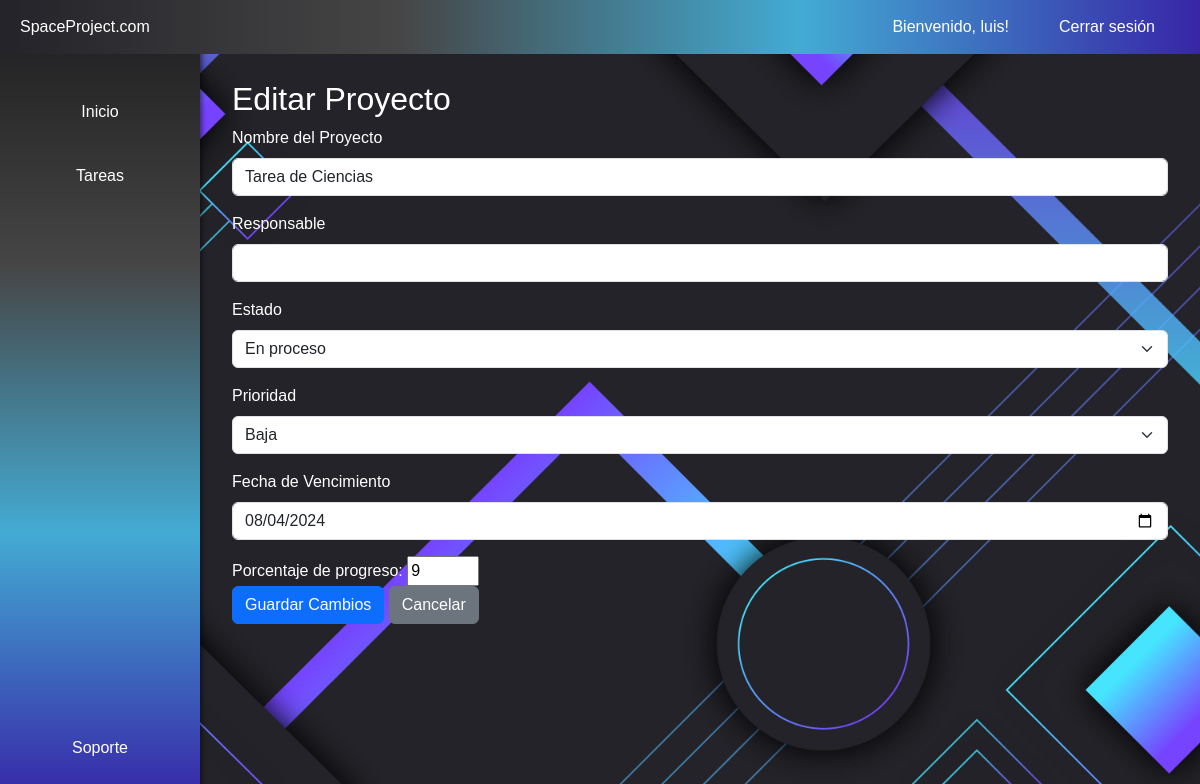
/actualizar/8/ (signed in), run on an earlier commit of the app's database.
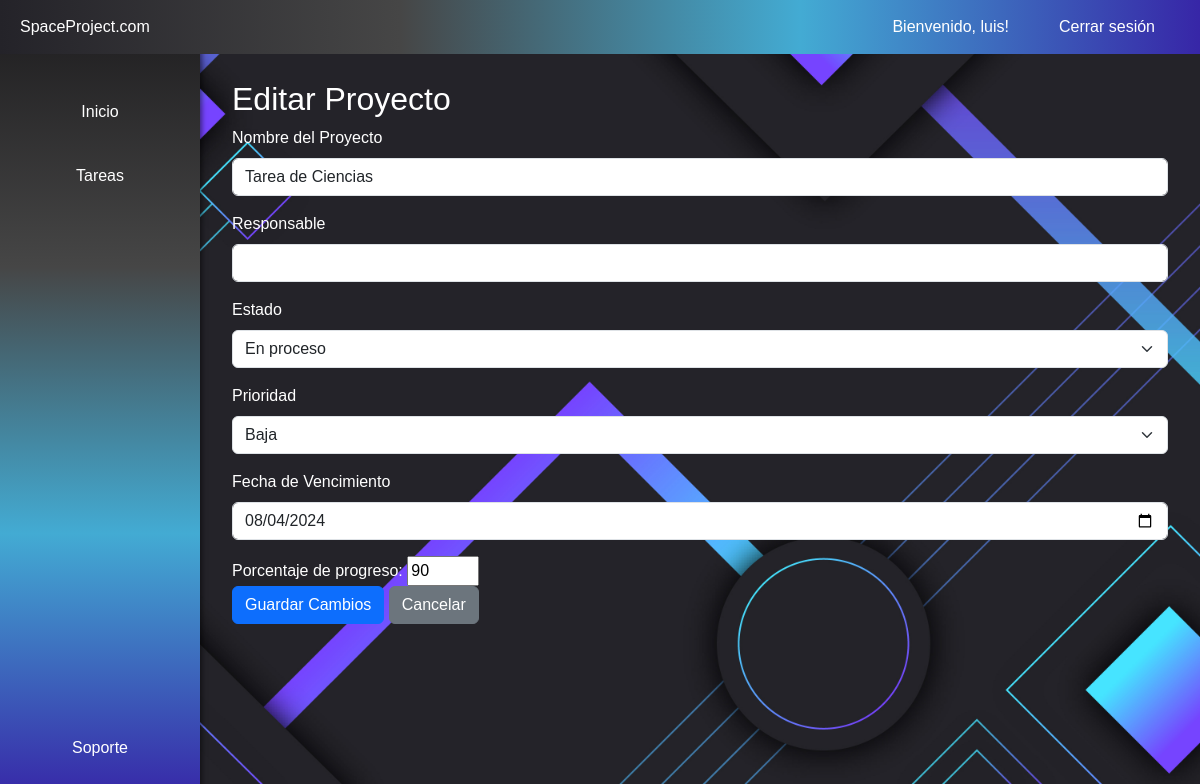
And on a later commit of the database.
### gestor/models.py (models this page shows, shortened)
class Proyecto(models.Model):
    id_proyecto = models.AutoField(primary_key=True, verbose_name='ID Proyecto')
    nombre_proyecto = models.CharField(max_length=255)
    responsable = models.EmailField(null=True, blank=True)
    id_estado = models.ForeignKey(Estado, on_delete=models.CASCADE)
    id_prioridad = models.ForeignKey(Prioridad, on_delete=models.CASCADE)
    fecha_vencimiento = models.DateField(default=timezone.now() + timedelta(days=30))
    id_usuario = models.ForeignKey(User, on_delete=models.CASCADE)
    porcentaje = models.PositiveIntegerField(default=0)  # Nuevo campo de porcentaje

class Estado(models.Model):
    id_estado = models.AutoField(primary_key=True, verbose_name='ID Estado')
    descripcion_estado = models.CharField(max_length=50)
    id_usuario = models.ForeignKey(User, null=True, blank=True, on_delete=models.CASCADE)

class Prioridad(models.Model):
    id_prioridad = models.AutoField(primary_key=True, verbose_name='ID Prioridad')
    descripcion_prioridad = models.CharField(max_length=50)
    id_usuario = models.ForeignKey(User, null=True, blank=True, on_delete=models.CASCADE)

### gestor/views.py (the view)
# urls.py: path('actualizar/<int:id>/', actualizar_proyecto, name='actualizar_proyecto'),
@login_required(login_url='/accounts/login/')
def actualizar_proyecto(request, id):
    proyecto = get_object_or_404(Proyecto, id_proyecto=id, id_usuario=request.user)
    if request.method == 'POST':
        proyecto.nombre_proyecto = request.POST['nombre_proyecto']
        proyecto.responsable = request.POST['responsable']
        proyecto.id_estado = get_object_or_404(Estado, Q(id_estado=request.POST['id_estado']) & (Q(id_usuario=request.user) | Q(id_usuario=None)))
        proyecto.id_prioridad = get_object_or_404(Prioridad, Q(id_prioridad=request.POST['id_prioridad']) & (Q(id_usuario=request.user) | Q(id_usuario=None)))
        proyecto.fecha_vencimiento = request.POST['fecha_vencimiento']
        proyecto.porcentaje = int(request.POST['porcentaje'])  # Actualizamos el porcentaje
        proyecto.save()
        return redirect('index')
    else:
        estados = Estado.objects.filter(Q(id_usuario=request.user) | Q(id_usuario=None))
        prioridades = Prioridad.objects.filter(Q(id_usuario=request.user) | Q(id_usuario=None))
        return render(request, 'proyectos/editar.html', {'proyecto': proyecto, 'estados': estados, 'prioridades': prioridades})

### gestor/templates/proyectos/editar.html (shortened to what this page needs)
{% extends "base.html" %}
{% block contenido %}
<div class="container">
    <h2>Editar Proyecto</h2>
    <form method="POST">
        <div class="mb-3">
            <label for="nombre_proyecto" class="form-label">Nombre del Proyecto</label>
            <input type="text" class="form-control" id="nombre_proyecto" name="nombre_proyecto" value="{{ proyecto.nombre_proyecto }}" required>
        </div>
        <div class="mb-3">
            <label for="responsable" class="form-label">Responsable</label>
            <input type="text" class="form-control" id="responsable" name="responsable" value="{{ proyecto.responsable }}">
        </div>
        <div class="mb-3">
            <label for="id_estado" class="form-label">Estado</label>
            <select class="form-select" id="id_estado" name="id_estado" required>
                {% for estado in estados %}
                <option value="{{ estado.id_estado }}" {% if estado.id_estado == proyecto.id_estado.id_estado %}selected{% endif %}>{{ estado.descripcion_estado }}</option>
                {% endfor %}
            </select>
        </div>
        <div class="mb-3">
            <label for="id_prioridad" class="form-label">Prioridad</label>
            <select class="form-select" id="id_prioridad" name="id_prioridad" required>
                {% for prioridad in prioridades %}
                <option value="{{ prioridad.id_prioridad }}" {% if prioridad.id_prioridad == proyecto.id_prioridad.id_prioridad %}selected{% endif %}>{{ prioridad.descripcion_prioridad }}</option>
                {% endfor %}
            </select>
        </div>
        <div class="mb-3">
            <label for="fecha_vencimiento" class="form-label">Fecha de Vencimiento</label>
            <input type="date" class="form-control" id="fecha_vencimiento" name="fecha_vencimiento" value="{{ proyecto.fecha_vencimiento|date:'Y-m-d' }}" required>
        </div>
        <div>
            <label for="porcentaje">Porcentaje de progreso:</label>
            <input type="number" id="porcentaje" name="porcentaje" min="0" max="100" value="{{ proyecto.porcentaje }}">
        </div>
        <button type="submit" class="btn btn-primary">Guardar Cambios</button>
        <a href="{% url 'index' %}" class="btn btn-secondary">Cancelar</a>
    </form>
</div>
{% endblock %}

What changed in the data, as far as the page shows it:
changed Proyecto "Tarea de Ciencias": porcentaje "9" → "90"
